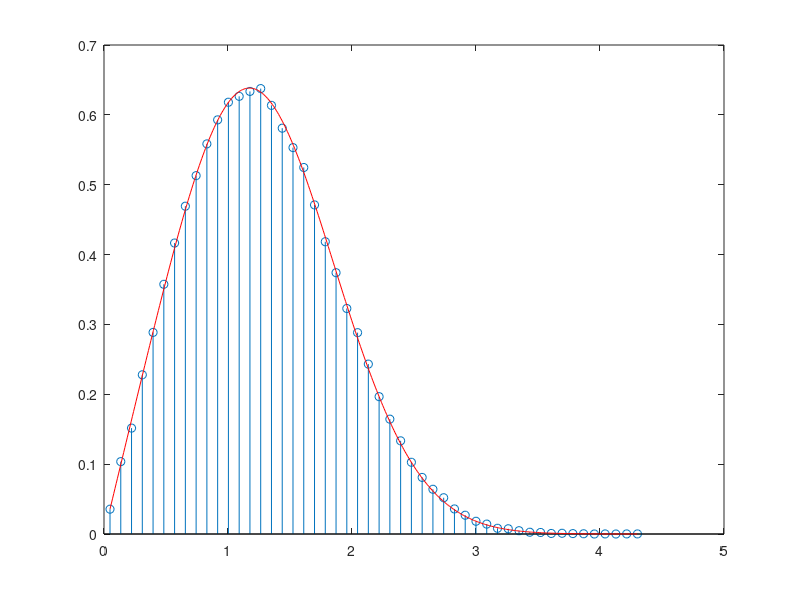

This chart was generated by the following MATLAB code:
% RANDOMVARIABLES_RAYLEIGH_DISTRIBUTION
%
% Author: Dick Carrillo Melgarejo
%
% Date: 23/July/2020
%
% Tool: Matlab 2020a
%
% Simulated and analytical version of Rice Distribution
% The random variable "R" defined by Rice Distribution is generated by
% the following equation R = SQRT(X^2+Y^2), where X and Y are independent
% Gaussian Random variables with u1 and u2 mean (respectively) and Variance sigma^2.
% So, in communications, X is the real part of a complex number and Y
% is the imaginary part of the same complex number. This complex number is
% the base band representation of a Rice channel. In communications the
% random variable R represents the module of the base band signal (complex
% number).
close all
clear all

%% Simulation Version
N = 100000;
sigma = 1/sqrt(2);
K = 1;
% Rice parameters


% we will get the rice simulation based on parameter "K", so, for this
% reason we consider that u1 and u2 are equal.
v=sqrt(2*K*sigma^2);
u1=v/sqrt(2);
u2=u1;

%u1 = 2;
%u2 = 9;
%v=sqrt(u1^2 + u2^2);
%
% K = v^2/(2*sigma^2);
hr = sigma * (randn(1,N) + sqrt(-1) * randn(1,N))+(u1 + sqrt(-1) * u2);
display(['The Variance of the band base representation of the channel is '...
    num2str(var(hr))])
display(['The Mean of the band base representation of the channel is '...
    num2str(mean(hr))])
[a,b] = hist(abs(hr),50);
pdfSim=a./trapz(b,a);
stem(b,pdfSim)


%% Theoretical Version
hold on
x = min(b):0.01:max(b);
p = ricepdf(x,K,sigma);
plot(x,p,'r')



%% auxiliar function

function y = ricepdf(x, k, s)
s2 = s.^2; % (neater below)

v=sqrt(2*k*s2);

try
    y = (x ./ s2) .*...
        exp(-0.5 * (x.^2 + v.^2) ./ s2) .*...
        besseli(0, x .* v ./ s2);
        % besseli(0, ...) is the zeroth order modified Bessel function of
        % the first kind. (see help bessel)
    y(x <= 0) = 0;
catch
    error('ricepdf:InputSizeMismatch',...
        'Non-scalar arguments must match in size.');
end
end